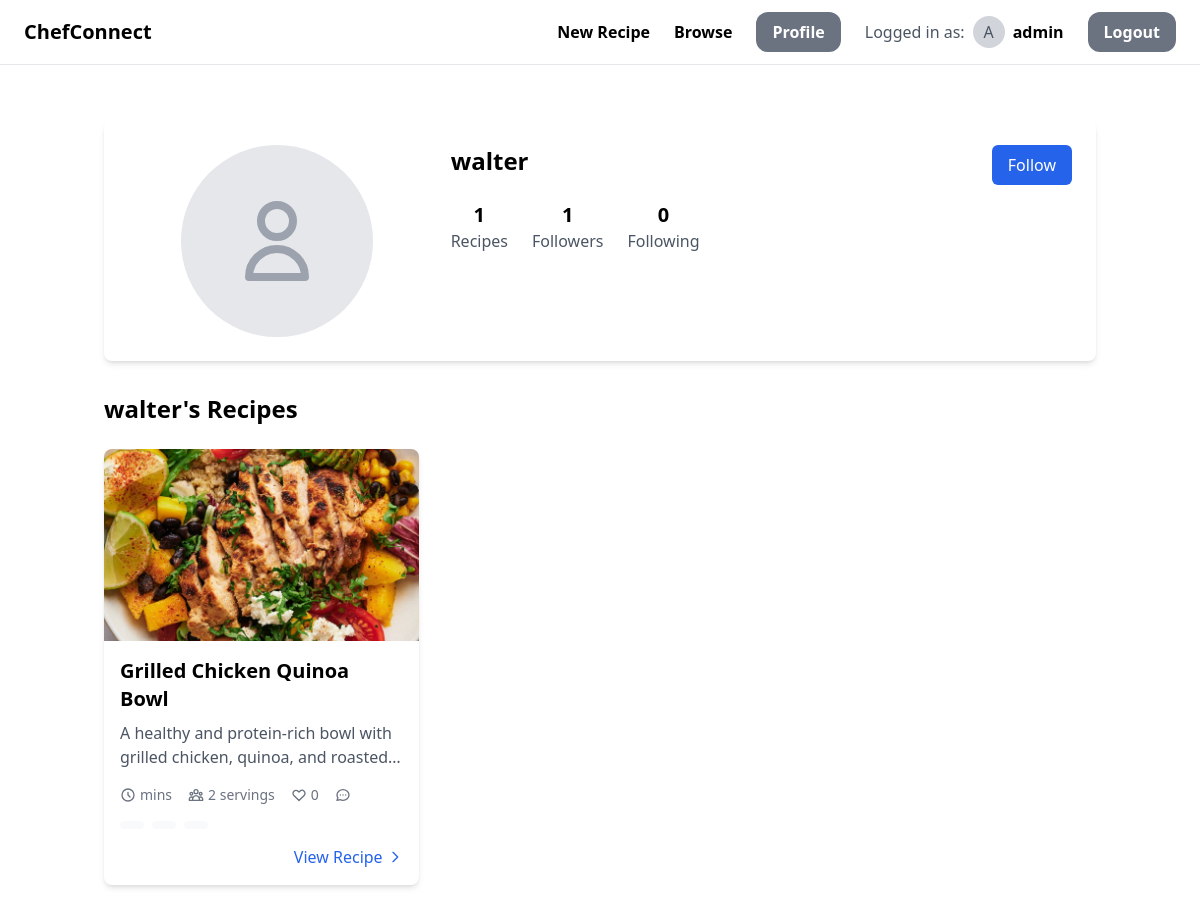
The app's page /users/chef-profile/6/ (signed in), older data.
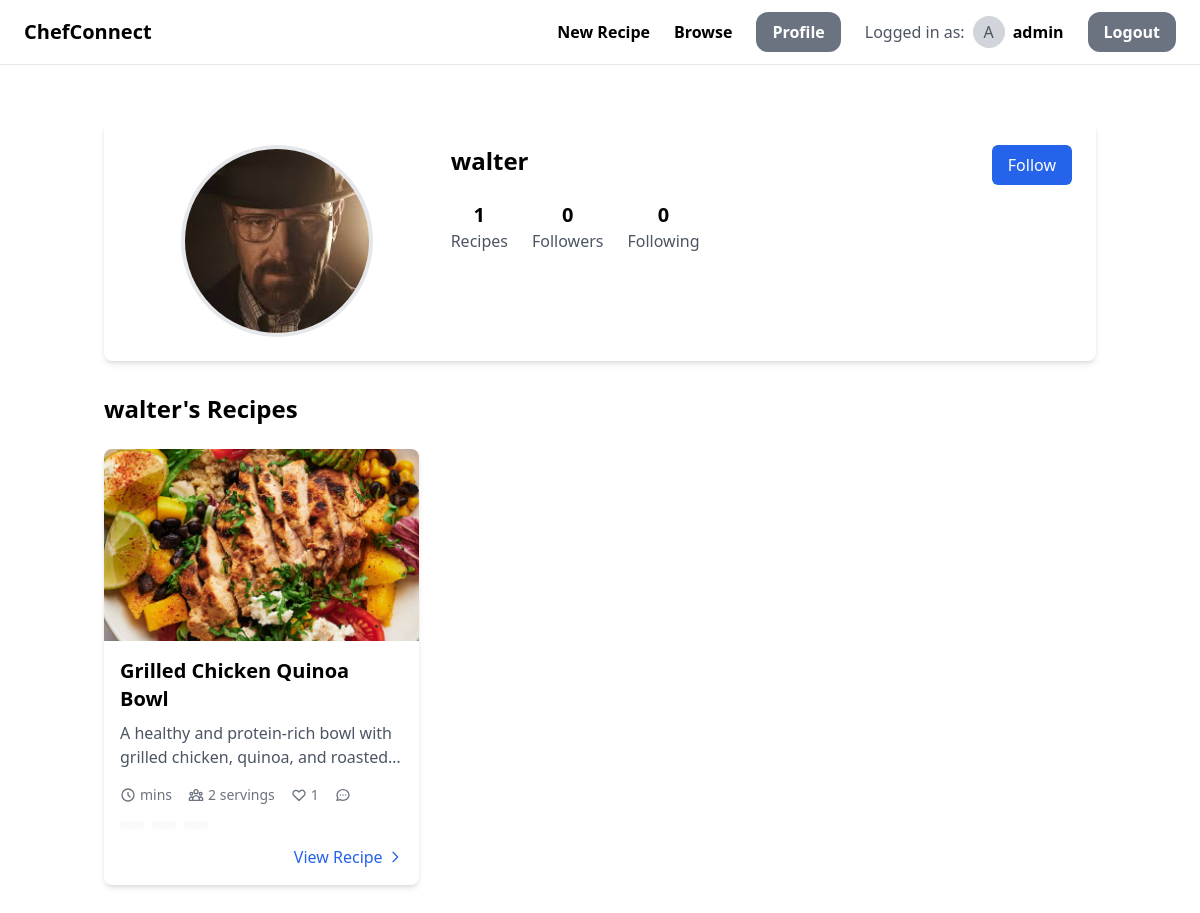
The same page, newer data.
### recipe/models.py (models this page shows, shortened)
class Recipe(models.Model):
    title = models.CharField(max_length=255)
    description = models.TextField()
    preparation_time = models.PositiveIntegerField(help_text="Time in minutes")
    servings = models.PositiveIntegerField()
    food_pic = models.ImageField(upload_to="recipe_pictures/")
    tags = models.ManyToManyField(Tag, related_name='recipes')
    isSaved = models.BooleanField(default=False)
    created_at = models.DateTimeField(auto_now_add=True)
    updated_at = models.DateTimeField(auto_now=True)
    created_by = models.ForeignKey(settings.AUTH_USER_MODEL, on_delete=models.CASCADE, null=True, blank=True,
                                   related_name='created_recipes')

### users/models.py (models this page shows, shortened)
class CustomUser(AbstractUser):
    profile_picture = models.ImageField(upload_to="profile_pictures", blank=True, null=True)  # media/profile_pictures
    description = models.TextField(blank=True, null=True)

### users/views.py (the view)
# urls.py: path('chef-profile/<int:chef_id>/', chef_profile, name="chef-profile"),
@login_required
def chef_profile(request, chef_id: int):
    profile_user = CustomUser.objects.get(id=chef_id)
    is_following = Follow.objects.filter(follower=request.user,
                                         followed_user=profile_user).exists()  # checks if the current user follows profile user
    print(is_following)
    recipes = profile_user.created_recipes.all()
    if request.user.id == chef_id:
        return redirect('users:profile')
    return render(request, 'users/profile.html',
                  {"profile_user": profile_user, "recipes": recipes, "is_following": is_following,
                   "recipe_count": len(recipes), "follower_count": profile_user.followers.count(),
                   "following_count": profile_user.followings.count()})

### users/templates/users/profile.html (shortened to what the changed rows need)
{% extends 'base.html' %}
{% load static %}
{% block content %}
    <div class="container mx-auto px-4 py-8">
        <div class="bg-white rounded-lg shadow-md p-6 mb-8">
            <div class="grid md:grid-cols-3 gap-6">
                <div class="flex justify-center">
                    {% if profile_user.profile_picture %}
                        <img src="{{ profile_user.profile_picture.url }}"
                             alt="{{ profile_user.username }}"
                             class="w-48 h-48 rounded-full object-cover border-4 border-gray-200">
                    {% else %}
                        <div class="w-48 h-48 rounded-full bg-gray-200 flex items-center justify-center">
                            <svg class="w-24 h-24 text-gray-400" fill="none" stroke="currentColor" viewBox="0 0 24 24">
                                <path stroke-linecap="round" stroke-linejoin="round" stroke-width="2"
                                      d="M16 7a4 4 0 11-8 0 4 4 0 018 0zM12 14a7 7 0 00-7 7h14a7 7 0 00-7-7z"/>
                            </svg>
                        </div>
                    {% endif %}
                </div>
                <div class="md:col-span-2">
                    <div class="flex justify-between items-start mb-4">
                        <div>
                            <h1 class="text-2xl font-bold">{{ profile_user.username }}</h1>
                        </div>
                    </div>
                    <div class="flex space-x-6">
                        <div class="text-center">
                            <span class="block font-bold text-xl" id="follower_count">{{ follower_count }}</span>
                            <span class="text-gray-600">Followers</span>
                        </div>
                    </div>
                </div>
            </div>
        </div>
        <h2 class="text-2xl font-bold mb-6">{{ profile_user.username }}'s Recipes</h2>
        <div class="grid grid-cols-1 md:grid-cols-2 lg:grid-cols-3 gap-6">
            {% for recipe in recipes %}
                <div class="bg-white rounded-lg shadow-md overflow-hidden hover:shadow-lg transition-shadow duration-300">
                    {% if recipe.food_pic %}
                        <img src="{{ recipe.food_pic.url }}" alt="{{ recipe.title }}" class="w-full h-48 object-cover">
                    {% else %}
                        <div class="w-full h-48 bg-gray-200 flex items-center justify-center">
                            <span class="text-gray-400">No image available</span>
                        </div>
                    {% endif %}
                    <div class="p-4">
                        <h2 class="text-xl font-semibold mb-2">{{ recipe.title }}</h2>
                        <p class="text-gray-600 mb-4 line-clamp-2">{{ recipe.description }}</p>
                        <div class="flex items-center gap-4 text-sm text-gray-500 mb-4">
                            <div class="flex items-center">
                                <svg class="w-4 h-4 mr-1" fill="none" stroke="currentColor" viewBox="0 0 24 24">
                                    <path stroke-linecap="round" stroke-linejoin="round" stroke-width="2"
                                          d="M12 8v4l3 3m6-3a9 9 0 11-18 0 9 9 0 0118 0z"/>
                                </svg>
                                <span>{{ recipe.cooking_time }} mins</span>
                            </div>
                            <div class="flex items-center">
                                <span>{{ recipe.servings }} servings</span>
                            </div>
                            <div class="flex items-center">
                                <svg class="w-4 h-4 mr-1" fill="none" stroke="currentColor" viewBox="0 0 24 24">
                                    <path stroke-linecap="round" stroke-linejoin="round" stroke-width="2"
                                          d="M4.318 6.318a4.5 4.5 0 000 6.364L12 20.364l7.682-7.682a4.5 4.5 0 00-6.364-6.364L12 7.636l-1.318-1.318a4.5 4.5 0 00-6.364 0z"></path>
                                </svg>
                                <span>{{ recipe.likes.count }}</span>
                            </div>
                            <div class="flex items-center">
                            </div>
                        </div>
                        <div class="flex flex-wrap gap-2 mb-4">
                            {% for category in recipe.tags.all|slice:":3" %}
                                <span class="px-3 py-1 bg-gray-50 text-gray-500 rounded-full text-sm">
                                </span>
                            {% endfor %}
                        </div>
                        <div class="flex items-center justify-end">
                            <a href="{% url 'recipe:detail' recipe.id %}"
                               class="inline-flex items-center text-blue-600 hover:text-blue-800">
                                View Recipe
                                <svg class="w-4 h-4 ml-1" fill="none" stroke="currentColor" viewBox="0 0 24 24">
                                    <path stroke-linecap="round" stroke-linejoin="round" stroke-width="2"
                                          d="M9 5l7 7-7 7"/>
                                </svg>
                            </a>
                        </div>
                    </div>
                </div>
            {% empty %}
                <div class="col-span-full text-center py-12">
                    <h3 class="text-xl text-gray-600">No recipes yet</h3>
                    <p class="mt-2 text-gray-500">This user hasn't shared any recipes</p>
                </div>
            {% endfor %}
        </div>
    </div>
{% endblock %}

Row changes from the older to the newer data that the page shows:
changed CustomUser "walter": profile_picture: picture added
computed for Recipe "Grilled Chicken Quinoa Bowl": likes.count "0" → "1"
Text that changed along with them:
{{ follower_count }}: "1" → "0"
